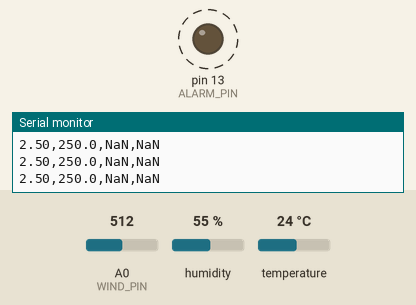
Recording of a sketch running on a simulated Arduino Uno, built with avr-gcc and run on an emulated ATmega328P. Shown: output pins drawn as LEDs (lit = HIGH), the last lines printed to the serial monitor. Dashed ring = blinking. Inputs (shaded band) come from the test bench; at power-on: A0 (WIND_PIN) = 512, humidity 55 %, temperature 24 °C.

Above: at 0.91 s.
1.3 s: A0 (WIND_PIN) set to 22
4.8 s: A0 (WIND_PIN) set to 18
At 5.8 s:
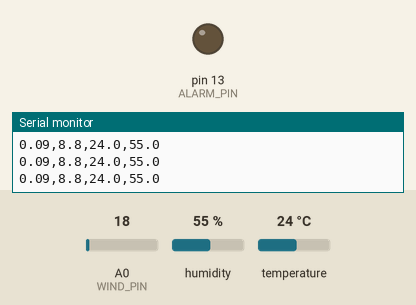
6.3 s: A0 (WIND_PIN) set to 122
At 7.02 s:
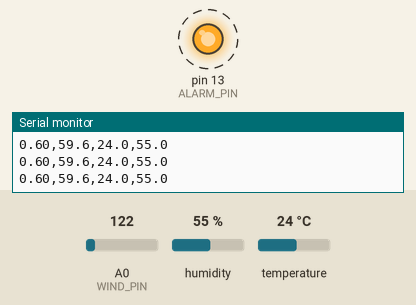
9.8 s: A0 (WIND_PIN) set to 0
At 11.1 s:
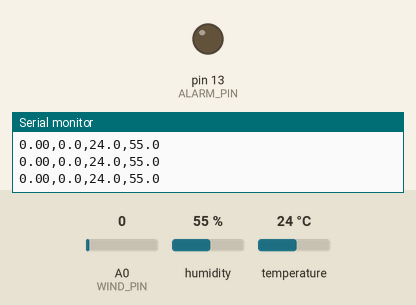
Timing chart, 0 to 12.4 s (numbered marks = the images above; inputs shaded):
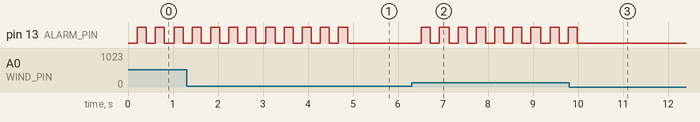

Measured:
- the behaviour switches between 21 and 20 on A0 (WIND_PIN) (found by bisection; images 0 and 1)
- after the input at 4.8 s, pin 13 (ALARM_PIN): goes on until 4.9 s, then stays LOW
- after the input at 6.3 s, pin 13 (ALARM_PIN): alternates HIGH for 0.20 s and LOW for 0.20 s, starting after 0.21 s
- after the input at 9.8 s, pin 13 (ALARM_PIN): goes on until 10.0 s, then stays LOW
- by itself, pin 13 (ALARM_PIN): alternates HIGH for 0.20 s and LOW for 0.20 s

The sketch:

02_WindTempHumidity.ino
```cpp
/*
 * 02 风速 + 温湿度（DHT11）实时监测程序
 *
 * 功能：
 *   1. 三杯式风速传感器 → 风速（km/h）和电压（V）
 *   2. DHT11 温湿度传感器 → 温度（℃）和湿度（%）
 *   3. 风速 > 10 km/h 时板载 LED（引脚13）闪烁报警
 *   4. 串口输出 CSV：电压,风速,温度,湿度
 *      - 串口监视器：直接看 4 个数值
 *      - 串口绘图器（工具→串口绘图器）：画 4 条曲线
 *      - 风速仪表盘（node server.js）：显示电压/风速/温度
 *
 * 接线：
 *   风速传感器：红线 → A0，黑线 → GND
 *   DHT11：     v → 5V，s → D4，g → GND
 *   （如果板子上没有 D4，s 线可接任意空闲数字脚，改下面 DHTPIN）
 *
 * 需要安装库：工具 → 管理库 → 搜索 "DHT sensor library"（Adafruit）
 * 波特率：9600
 */

#include <DHT.h>

// ============ 配置区 ============
#define DHTPIN 4         // DHT11 数据脚（s）。板子上没有 D4 就换一个空闲数字脚，如 2/3/5/7，并把线接过去
#define DHTTYPE DHT11    // DHT22 就把这里改成 DHT22
#define WIND_PIN A0      // 风速传感器（红线）
#define ALARM_PIN 13     // 报警 LED（板载）
#define WIND_ALARM 10.0  // 风速报警阈值 km/h
// ================================

DHT dht(DHTPIN, DHTTYPE);

float tempC = NAN;          // 最近一次温度
float hum = NAN;            // 最近一次湿度
unsigned long lastDHT = 0;  // 上次读 DHT11 的时间
unsigned long lastBlink = 0;
bool ledOn = false;

void setup() {
  Serial.begin(9600);
  dht.begin();
  pinMode(ALARM_PIN, OUTPUT);
}

void loop() {
  // ---------- 1. 风速 ----------
  int adc = analogRead(WIND_PIN);
  float volt = adc * (5.0 / 1024.0);  // 电压 V
  float kmh = 100.0 * volt;           // 风速 km/h

  // ---------- 2. 温湿度（DHT11 最快 1 秒读一次，不能太频繁） ----------
  if (millis() - lastDHT >= 1000) {
    float h = dht.readHumidity();
    float t = dht.readTemperature();
    if (!isnan(h) && !isnan(t)) {  // 只有读成功才更新，读失败保留旧值
      hum = h;
      tempC = t;
    }
    lastDHT = millis();
  }

  // ---------- 3. 风速报警（LED 闪烁，不阻塞主循环） ----------
  if (kmh > WIND_ALARM) {
    if (millis() - lastBlink >= 200) {  // 每 0.2 秒翻转一次
      ledOn = !ledOn;
      digitalWrite(ALARM_PIN, ledOn ? HIGH : LOW);
      lastBlink = millis();
    }
  } else {
    digitalWrite(ALARM_PIN, LOW);
  }

  // ---------- 4. 串口输出 CSV：电压,风速,温度,湿度 ----------
  Serial.print(volt, 2);
  Serial.print(",");
  Serial.print(kmh, 1);
  Serial.print(",");
  if (isnan(tempC)) Serial.print("NaN");  // DHT11 没读到过 → NaN，仪表盘显示 "--"
  else Serial.print(tempC, 1);
  Serial.print(",");
  if (isnan(hum)) Serial.println("NaN");
  else Serial.println(hum, 1);

  delay(200);  // 风速每 0.2 秒刷新一次
}
```
